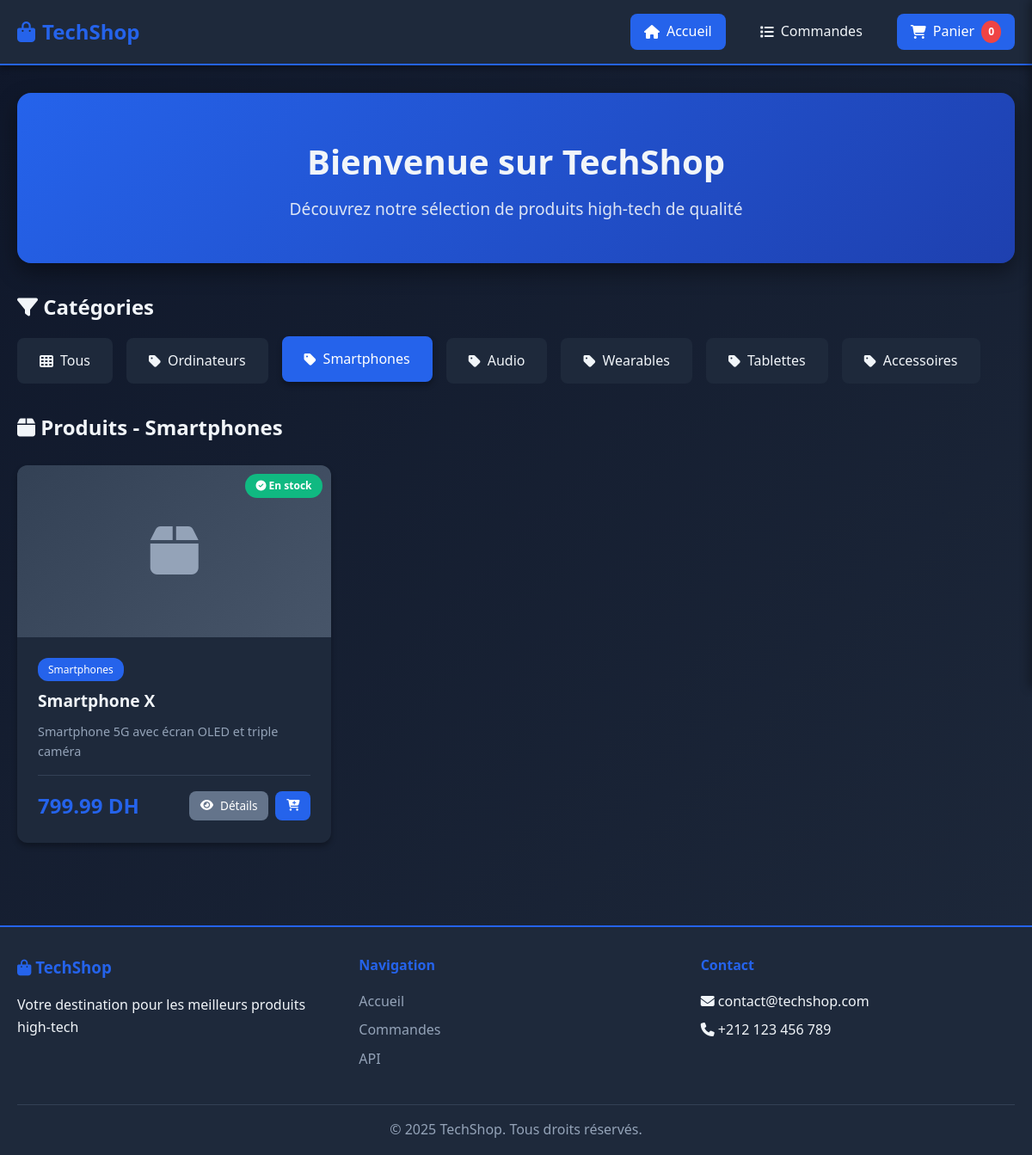
The page /?category=Smartphones on the database its author committed.
### models.py (models this page shows, shortened)
class Product(db.Model):
    __tablename__ = 'products'
    id = db.Column(db.Integer, primary_key=True)
    name = db.Column(db.String(200), nullable=False)
    description = db.Column(db.Text)
    price = db.Column(db.Float, nullable=False)
    stock = db.Column(db.Integer, default=0)
    category = db.Column(db.String(100))
    image_url = db.Column(db.String(500))
    created_at = db.Column(db.DateTime, default=datetime.utcnow)
    updated_at = db.Column(db.DateTime, default=datetime.utcnow, onupdate=datetime.utcnow)

### routes.py (the view)
    @app.route('/')
    def index():
        category = request.args.get('category')
        products = ProductService.get_all_products(category=category)
        categories = ProductService.get_categories()
        return render_template('index.html',
                             products=products,
                             categories=categories,
                             selected_category=category)

### services.py (called while the page is built)
    @staticmethod
    def get_all_products(category=None):
        try:
            query = Product.query
            if category:
                query = query.filter_by(category=category)
            products = query.all()
            return products
        except Exception as e:
            logger.error(f"Error fetching products: {str(e)}")
            return []

    @staticmethod
    def get_categories():
        try:
            categories = db.session.query(Product.category).distinct().all()
            return [c[0] for c in categories if c[0]]
        except Exception as e:
            logger.error(f"Error fetching categories: {str(e)}")
            return []

### templates/index.html (shortened to what this page needs)
{% extends "base.html" %}
{% block content %}
<div class="container">
    <section class="hero">
        <h1>Bienvenue sur TechShop</h1>
        <p>Découvrez notre sélection de produits high-tech de qualité</p>
    </section>
    <section class="categories-section">
        <h2><i class="fas fa-filter"></i> Catégories</h2>
        <div class="categories">
            <a href="/" class="category-btn {% if not selected_category %}active{% endif %}">
                <i class="fas fa-th"></i> Tous
            </a>
            {% for category in categories %}
            <a href="/?category={{ category }}" class="category-btn {% if selected_category == category %}active{% endif %}">
                <i class="fas fa-tag"></i> {{ category }}
            </a>
            {% endfor %}
        </div>
    </section>
    <section class="products-section">
        <h2>
            <i class="fas fa-box"></i>
            {% if selected_category %}
                Produits - {{ selected_category }}
            {% else %}
                Tous les produits
            {% endif %}
        </h2>
        {% if products %}
        <div class="products-grid">
            {% for product in products %}
            <div class="product-card">
                <div class="product-image">
                    {% if product.image_url %}
                    <img src="{{ product.image_url }}" alt="{{ product.name }}">
                    {% else %}
                    <div class="product-placeholder">
                        <i class="fas fa-box"></i>
                    </div>
                    {% endif %}
                    <span class="product-badge">
                        {% if product.stock > 0 %}
                        <i class="fas fa-check-circle"></i> En stock
                        {% else %}
                        <i class="fas fa-times-circle"></i> Rupture
                        {% endif %}
                    </span>
                </div>
                <div class="product-info">
                    <span class="product-category">{{ product.category }}</span>
                    <h3 class="product-name">{{ product.name }}</h3>
                    <p class="product-description">{{ product.description[:80] }}{% if product.description|length > 80 %}...{% endif %}</p>
                    <div class="product-footer">
                        <span class="product-price">{{ "%.2f"|format(product.price) }} DH</span>
                        <div class="product-actions">
                            <a href="/product/{{ product.id }}" class="btn btn-secondary btn-sm">
                                <i class="fas fa-eye"></i> Détails
                            </a>
                            {% if product.stock > 0 %}
                            <button class="btn btn-primary btn-sm add-to-cart"
                                    data-id="{{ product.id }}"
                                    data-name="{{ product.name }}"
                                    data-price="{{ product.price }}">
                                <i class="fas fa-cart-plus"></i>
                            </button>
                            {% else %}
                            <button class="btn btn-secondary btn-sm" disabled>
                                <i class="fas fa-ban"></i>
                            </button>
                            {% endif %}
                        </div>
                    </div>
                </div>
            </div>
            {% endfor %}
        </div>
        {% else %}
        <div class="empty-state">
            <i class="fas fa-box-open"></i>
            <h3>Aucun produit disponible</h3>
            <p>Revenez plus tard pour découvrir nos nouveautés !</p>
        </div>
        {% endif %}
    </section>
</div>
{% endblock %}

### static/css/style.css (style rules this page uses)
:root { --primary-color: #2563eb; --primary-dark: #1e40af; --secondary-color: #64748b; --success-color: #10b981; --warning-color: #f59e0b; --danger-color: #ef4444; --dark-bg: #0f172a; --card-bg: #1e293b; --text-color: #f1f5f9; --text-secondary: #94a3b8; --border-color: #334155; --shadow: 0 4px 6px rgba(0, 0, 0, 0.3); --shadow-lg: 0 10px 25px rgba(0, 0, 0, 0.4); }
* { margin: 0; padding: 0; box-sizing: border-box; }
body { font-family: 'Segoe UI', Tahoma, Geneva, Verdana, sans-serif; background: linear-gradient(135deg, #0f172a 0%, #1e293b 100%); color: var(--text-color); line-height: 1.6; min-height: 100vh; }
.container { max-width: 1200px; margin: 0 auto; padding: 0 20px; }
.hero { text-align: center; padding: 3rem 0; background: linear-gradient(135deg, var(--primary-color) 0%, var(--primary-dark) 100%); border-radius: 16px; margin-bottom: 2rem; box-shadow: var(--shadow-lg); }
.hero h1 { font-size: 2.5rem; margin-bottom: 0.5rem; }
.hero p { font-size: 1.2rem; opacity: 0.9; }
.categories-section { margin-bottom: 2rem; }
.categories-section h2 { margin-bottom: 1rem; color: var(--text-color); }
.categories { display: flex; flex-wrap: wrap; gap: 1rem; }
.category-btn { background: var(--card-bg); color: var(--text-color); padding: 0.75rem 1.5rem; border-radius: 8px; text-decoration: none; transition: all 0.3s ease; border: 2px solid transparent; display: flex; align-items: center; gap: 0.5rem; }
.category-btn:hover, .category-btn.active { background: var(--primary-color); color: white; border-color: var(--primary-color); transform: translateY(-2px); box-shadow: var(--shadow); }
.products-section h2 { margin-bottom: 1.5rem; color: var(--text-color); }
.products-grid { display: grid; grid-template-columns: repeat(auto-fill, minmax(280px, 1fr)); gap: 2rem; }
.product-card { background: var(--card-bg); border-radius: 12px; overflow: hidden; transition: all 0.3s ease; box-shadow: var(--shadow); }
.product-image { position: relative; height: 200px; background: linear-gradient(135deg, #334155 0%, #475569 100%); display: flex; align-items: center; justify-content: center; }
.product-placeholder { font-size: 4rem; color: var(--text-secondary); }
.product-badge { position: absolute; top: 10px; right: 10px; background: var(--success-color); color: white; padding: 0.3rem 0.8rem; border-radius: 20px; font-size: 0.75rem; font-weight: bold; }
.product-info { padding: 1.5rem; }
.product-category { display: inline-block; background: var(--primary-color); color: white; padding: 0.25rem 0.75rem; border-radius: 12px; font-size: 0.75rem; margin-bottom: 0.5rem; }
.product-name { font-size: 1.2rem; margin-bottom: 0.5rem; color: var(--text-color); }
.product-description { color: var(--text-secondary); font-size: 0.9rem; margin-bottom: 1rem; }
.product-footer { display: flex; justify-content: space-between; align-items: center; padding-top: 1rem; border-top: 1px solid var(--border-color); }
.product-price { font-size: 1.5rem; font-weight: bold; color: var(--primary-color); }
.product-actions { display: flex; gap: 0.5rem; }
.btn { padding: 0.5rem 1rem; border: none; border-radius: 8px; cursor: pointer; transition: all 0.3s ease; text-decoration: none; display: inline-flex; align-items: center; gap: 0.5rem; font-size: 0.9rem; font-weight: 500; }
.btn-primary { background: var(--primary-color); color: white; }
.btn-secondary { background: var(--secondary-color); color: white; }
.btn-sm { padding: 0.4rem 0.8rem; font-size: 0.85rem; }

### rows shown on the page
Product: category "Ordinateurs"
Product: category "Audio"
Product: category "Wearables"
Product: category "Tablettes"
Product: category "Smartphones", stock "En stock", name "Smartphone X", description "Smartphone 5G avec écran OLED et triple caméra", price "799.99"

### other values the page prints
{{ category }} "Smartphones" "Accessoires"
